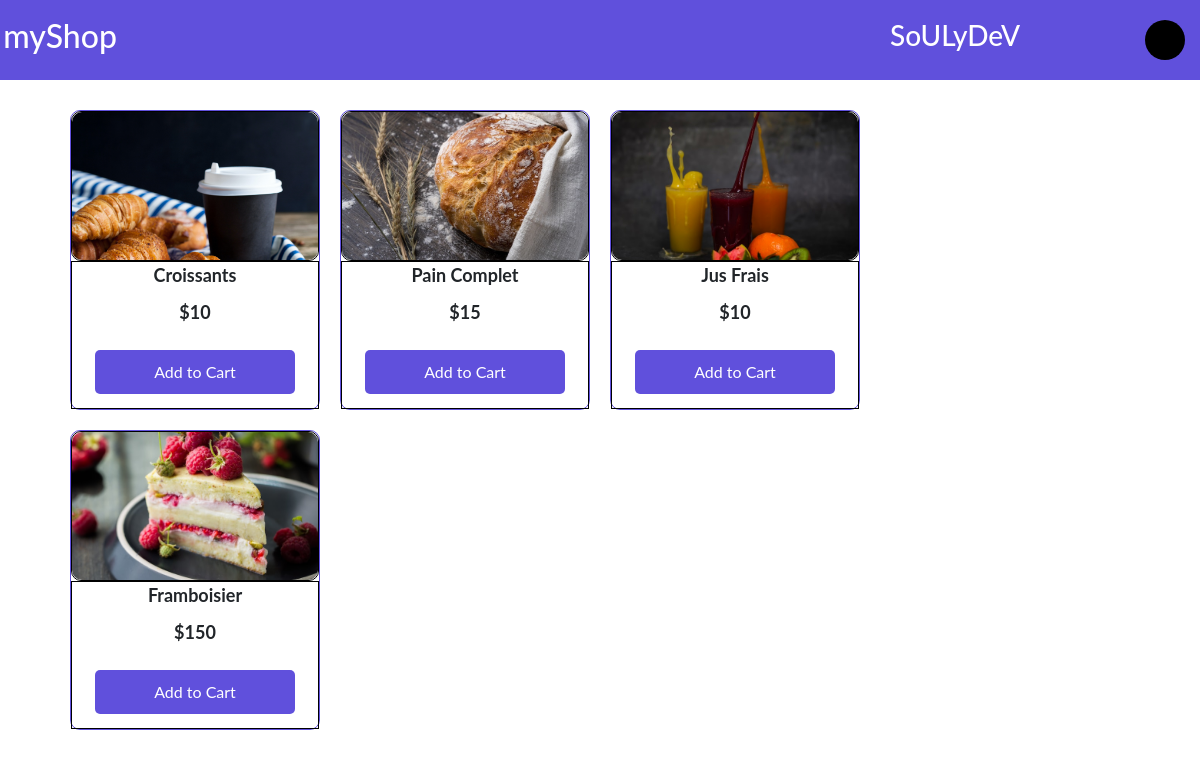
The app's page / (signed in) with its own data.
### store/models.py (models this page shows, shortened)
class Product(models.Model):
    name = models.CharField(max_length=50)
    price = models.IntegerField()
    picture = models.ImageField(upload_to='img', default='')

### store/views.py (the view)
# urls.py: path('', views.index, name='index'),
def index(request):
    products = Product.objects.all()
    if request.user.is_authenticated:
        cart, created = Cart.objects.get_or_create(user=request.user, completed=False)
    context={'products':products}
    return render(request, 'index.html', context)

### store/templates/index.html
{% extends 'base.html' %}
{% block content %}
    <div class="container">
        {% for product in products  %}
        <div class="productContainer">
            <div class="thumbnail">
                <img src="{{product.picture.url}}" alt="">
            </div>
            <div class="action">
                <p>{{product.name}}</p>
                <p>${{product.price}}</p>
                <button value="{{product.id}}">Add to Cart</button>
            </div>
        </div>
        {% endfor %}
    </div>
{% endblock content %}

### store/templates/base.html (shortened to what this page needs)
<!DOCTYPE html>
{% load static %}
<html lang="en">
<head>
    <link href="https://cdn.jsdelivr.net/npm/bootstrap@5.0.2/dist/css/bootstrap.min.css" rel="stylesheet">
    <link rel="stylesheet" href="{% static 'css/all.css' %}">
    <link rel="stylesheet" href="{% static 'css/style.css' %}">
</head>
<body>
    <nav>
        <div class="logo">
            <a href="{% url 'index' %}"><h2>myShop</h2></a>
        </div>
        <div class="cart">
            <h3>{{request.user.username}}</h3>
            <a href="{% url 'cart' %}" style="color:white; text-decoration:none">
                 <div class="cart-container">
                    <div class="cartitems"><p id="num_of_items">{{cart.num_of_items}}</p></div>
                </div>
            </a>
        </div>
    </nav>
     {% block content %}
     {% endblock content %}
</body>
</html>

### store/static/css/style.css (style rules this page uses)
* { padding: 0px; margin:0px; box-sizing: border-box; font-family: 'Lato', sans-serif; }
nav { background-color: #6050DC; color: white; width: 100%; height: 80px; padding: 0px 10px 0px 10px; display:flex; align-items: center; justify-content: space-between; }
.logo { width: 100px; height: 60px; display: flex; align-items: center; justify-content: center; }
.cart { width: 300px; height: auto; display: flex; align-items: center; justify-content: space-between; }
.cart-container { width: 50px; height: 50px; display: flex; align-items: center; justify-content: center; flex-direction: column; }
.cart-container .cartitems { width: 40px; height: 40px; border-radius: 40px; background-color: black; color: white; display: flex; align-items: center; justify-content: center; }
.container { width: 90%; height: auto; padding: 10px 10px 10px 10px; margin: auto; margin-top: 20px; display: flex; align-items: center; justify-content: flex-start; flex-wrap: wrap }
.productContainer { width: 250px; height: 300px; border: 1px solid #6050DC; border-radius: 10px; display: flex; align-items: center; justify-content: space-between; flex-direction: column; margin-bottom: 20px; margin-right: 20px; }
.thumbnail { width: 100%; height: 150px; border: 1px solid black; border-radius: 10px; }
.thumbnail img { width: 100%; height: 100%; border-radius: 10px; object-fit: cover; }
.action { width: 100%; height: 150px; border: 1px solid black; display: flex; align-items: center; justify-content: space-between; flex-direction: column; }
.action p { font-size: 18px; margin-bottom: 10px; font-weight: bold; }
.productContainer button { background-color: #6050DC; width: 200px; padding: 10px 10px 10px 10px; color: white; border: none; font-size: 16px; cursor: pointer; border-radius: 5px; margin: auto; }

### store/templates/base.html (style rules this page uses)
a { color: white; text-decoration: none; }

### records on screen
Product: picture (picture), name "Croissants", price "10", {{ product.id }} 1 (drawn)
Product: picture (picture), name "Pain Complet", price "15", {{ product.id }} 2 (drawn)
Product: picture (picture), name "Jus Frais", price "10", {{ product.id }} 3 (drawn)
Product: picture (picture), name "Framboisier", price "150", {{ product.id }} 4 (drawn)

### other values on screen
{{ request.user.username }} "SoULyDeV"
